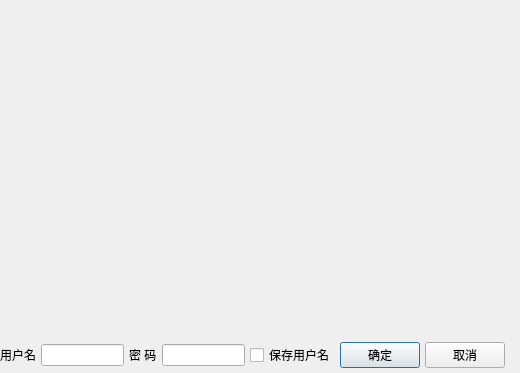
<?xml version="1.0" encoding="UTF-8"?>
<ui version="4.0">
 <class>DlgLogin</class>
 <widget class="QDialog" name="DlgLogin">
  <property name="geometry">
   <rect>
    <x>0</x>
    <y>0</y>
    <width>520</width>
    <height>373</height>
   </rect>
  </property>
  <property name="windowTitle">
   <string>Dialog</string>
  </property>
  <property name="sizeGripEnabled">
   <bool>false</bool>
  </property>
  <layout class="QVBoxLayout" name="verticalLayout">
   <property name="spacing">
    <number>0</number>
   </property>
   <property name="leftMargin">
    <number>0</number>
   </property>
   <property name="topMargin">
    <number>0</number>
   </property>
   <property name="rightMargin">
    <number>0</number>
   </property>
   <property name="bottomMargin">
    <number>0</number>
   </property>
   <item>
    <widget class="QLabel" name="label">
     <property name="maximumSize">
      <size>
       <width>520</width>
       <height>334</height>
      </size>
     </property>
     <property name="text">
      <string/>
     </property>
     <property name="pixmap">
      <pixmap resource="res.qrc">:/images/images/splash2.jpg</pixmap>
     </property>
     <property name="scaledContents">
      <bool>true</bool>
     </property>
    </widget>
   </item>
   <item>
    <layout class="QHBoxLayout" name="horizontalLayout">
     <property name="spacing">
      <number>5</number>
     </property>
     <item>
      <widget class="QLabel" name="label_2">
       <property name="text">
        <string>用户名</string>
       </property>
      </widget>
     </item>
     <item>
      <widget class="QLineEdit" name="editUser"/>
     </item>
     <item>
      <widget class="QLabel" name="label_3">
       <property name="text">
        <string>密 码</string>
       </property>
      </widget>
     </item>
     <item>
      <widget class="QLineEdit" name="editPSWD">
       <property name="echoMode">
        <enum>QLineEdit::Password</enum>
       </property>
      </widget>
     </item>
     <item>
      <widget class="QCheckBox" name="chkBoxSave">
       <property name="text">
        <string>保存用户名</string>
       </property>
      </widget>
     </item>
     <item>
      <spacer name="horizontalSpacer_3">
       <property name="orientation">
        <enum>Qt::Horizontal</enum>
       </property>
       <property name="sizeHint" stdset="0">
        <size>
         <width>17</width>
         <height>20</height>
        </size>
       </property>
      </spacer>
     </item>
     <item>
      <widget class="QPushButton" name="btnOK">
       <property name="text">
        <string>确定</string>
       </property>
       <property name="icon">
        <iconset resource="res.qrc">
         <normaloff>:/images/images/704.bmp</normaloff>:/images/images/704.bmp</iconset>
       </property>
      </widget>
     </item>
     <item>
      <widget class="QPushButton" name="btnCancel">
       <property name="text">
        <string>取消</string>
       </property>
       <property name="icon">
        <iconset resource="res.qrc">
         <normaloff>:/images/images/706.bmp</normaloff>:/images/images/706.bmp</iconset>
       </property>
      </widget>
     </item>
     <item>
      <spacer name="horizontalSpacer_6">
       <property name="orientation">
        <enum>Qt::Horizontal</enum>
       </property>
       <property name="sizeHint" stdset="0">
        <size>
         <width>40</width>
         <height>20</height>
        </size>
       </property>
      </spacer>
     </item>
    </layout>
   </item>
  </layout>
 </widget>
 <resources>
  <include location="res.qrc"/>
 </resources>
 <connections>
  <connection>
   <sender>btnCancel</sender>
   <signal>clicked()</signal>
   <receiver>DlgLogin</receiver>
   <slot>reject()</slot>
   <hints>
    <hint type="sourcelabel">
     <x>476</x>
     <y>352</y>
    </hint>
    <hint type="destinationlabel">
     <x>259</x>
     <y>186</y>
    </hint>
   </hints>
  </connection>
 </connections>
</ui>
